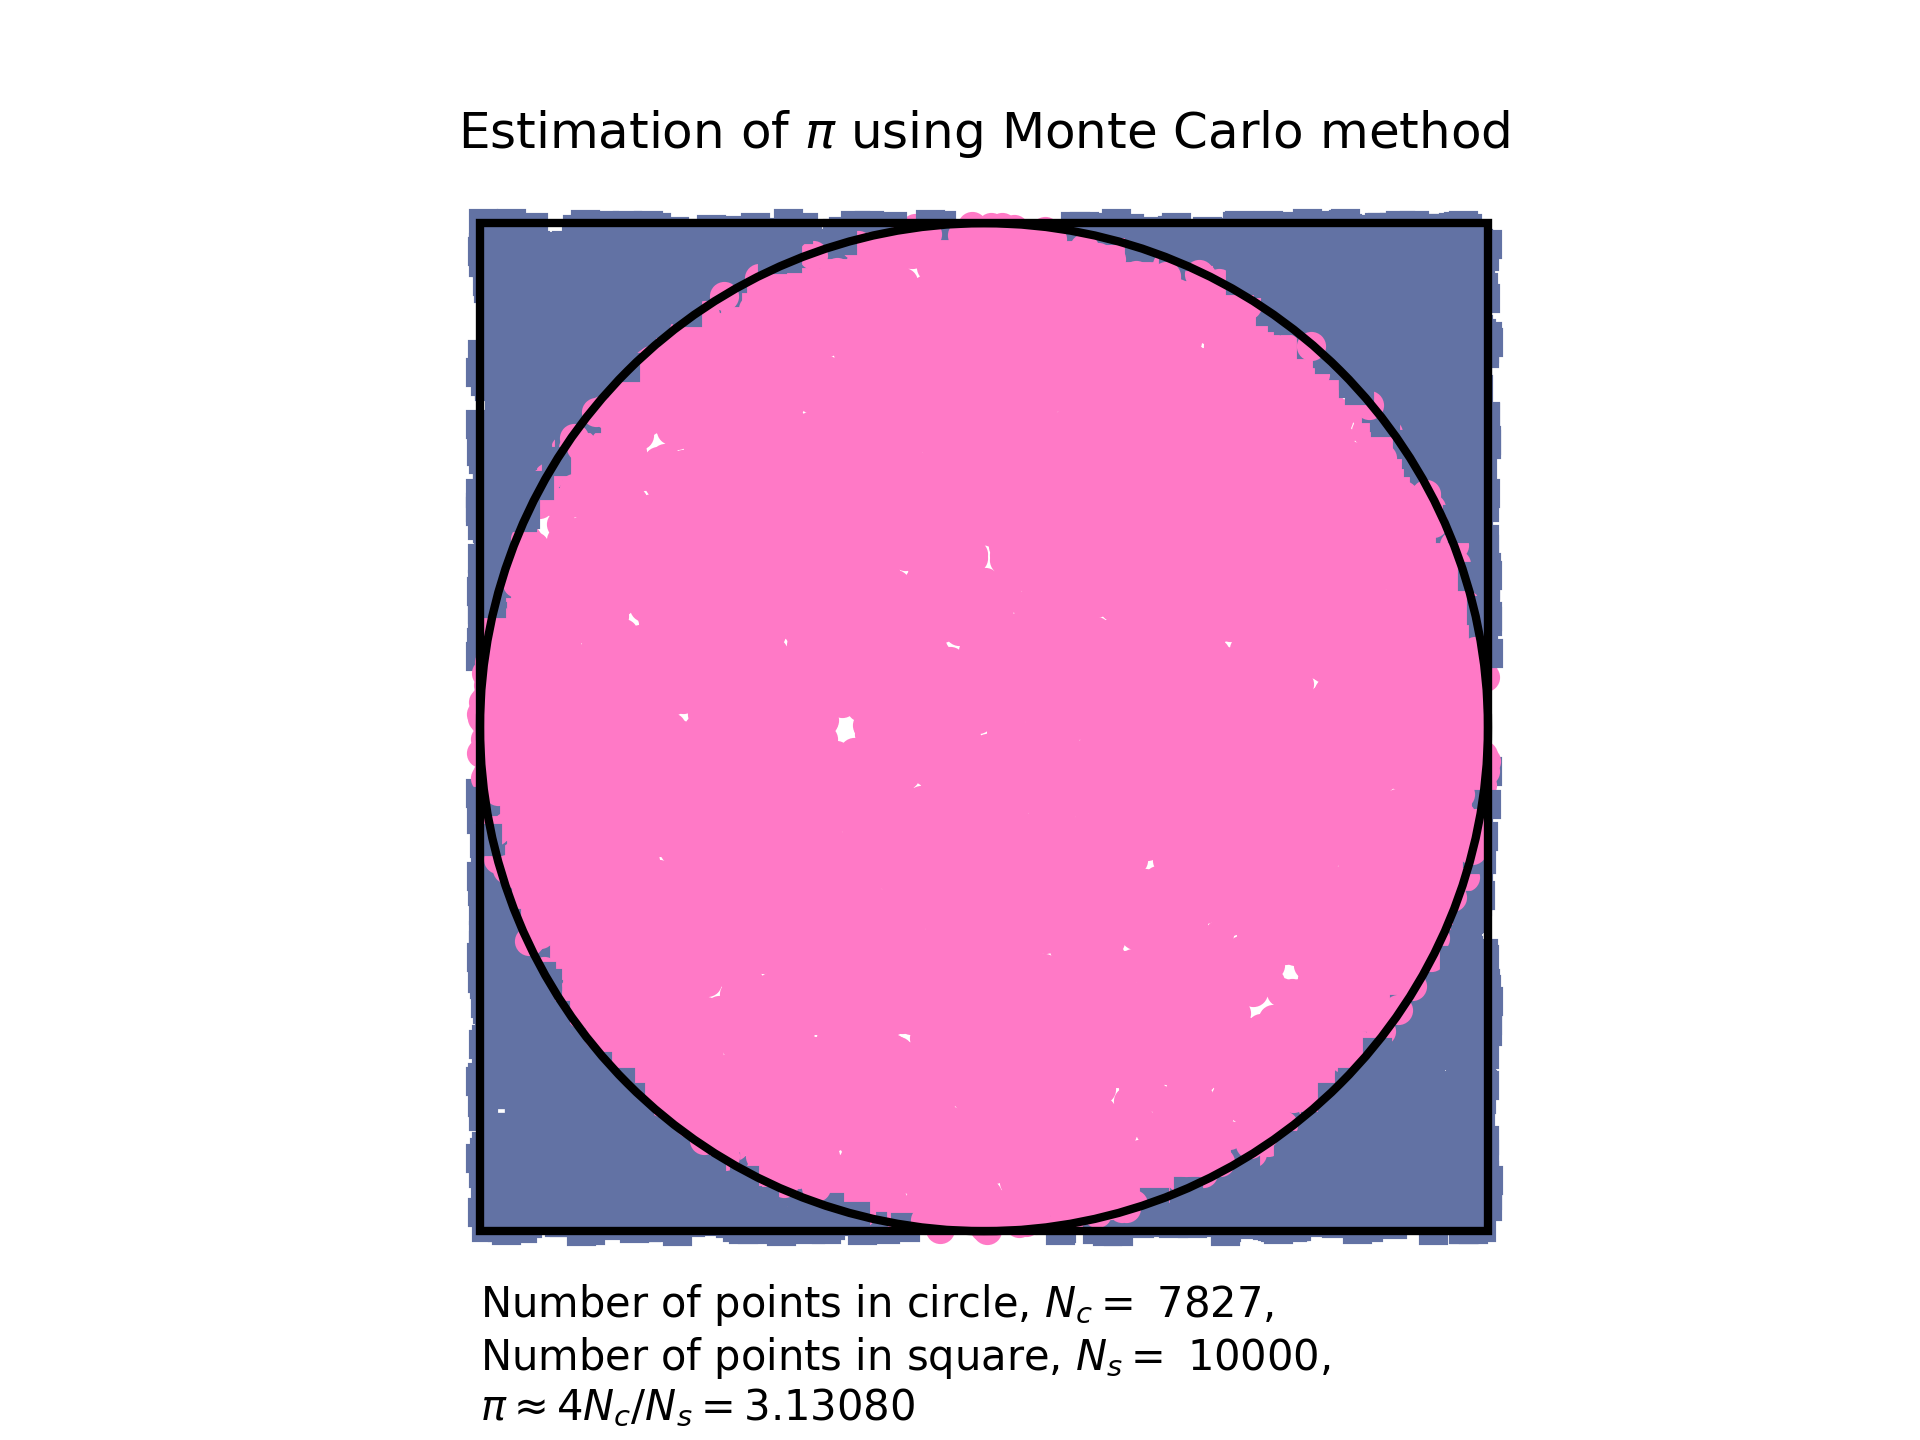

Reproduce this figure in Python.
import random
import matplotlib.pyplot as plt
 
INTERVAL = 100
 
circle_points = 0
square_points = 0

fig = plt.figure()
ax = fig.add_subplot(111)

# Total Random numbers generated= possible x
# values* possible y values
for i in range(INTERVAL**2):
 
    # Randomly generated x and y values from a
    # uniform distribution
    # Range of x and y values is -1 to 1
    rand_x = random.uniform(-1, 1)
    rand_y = random.uniform(-1, 1)
 
    # Distance between (x, y) from the origin
    origin_dist = rand_x**2 + rand_y**2
 
    # Checking if (x, y) lies inside the circle
    if origin_dist <= 1:
        circle_points += 1
        ax.plot(rand_x, rand_y, color = "#ff79c6", marker = 'o')
    else:
        ax.plot(rand_x, rand_y, color = "#6272a4", marker = 's')
    square_points += 1

# Estimating value of pi,
# pi= 4*(no. of points generated inside the
# circle)/ (no. of points generated inside the square)
pi = 4 * circle_points / square_points
print("Final Estimation of Pi=", pi)

circle = plt.Circle((0, 0), 1, linewidth=2, edgecolor='k', fill=False, zorder=2)
square = plt.Rectangle((-1, -1), 2, 2, linewidth=2, edgecolor='k', fill=False, zorder=2)
ax.add_patch(circle)
ax.add_patch(square)
ax.set_aspect(1)
ax.axis("off")
plt.title(r"Estimation of $\pi$ using Monte Carlo method")
plt.text(-1,
        -1.1,
        r"Number of points in circle, $N_c=$ {:d},"
        "\n"
        r"Number of points in square, $N_s=$ {:d},"
        "\n"
        r"$\pi \approx 4N_c/N_s=${:.5f}".format(circle_points, square_points, pi),
        va="top")

plt.savefig("estimate-pi.png", dpi=300, format="png")